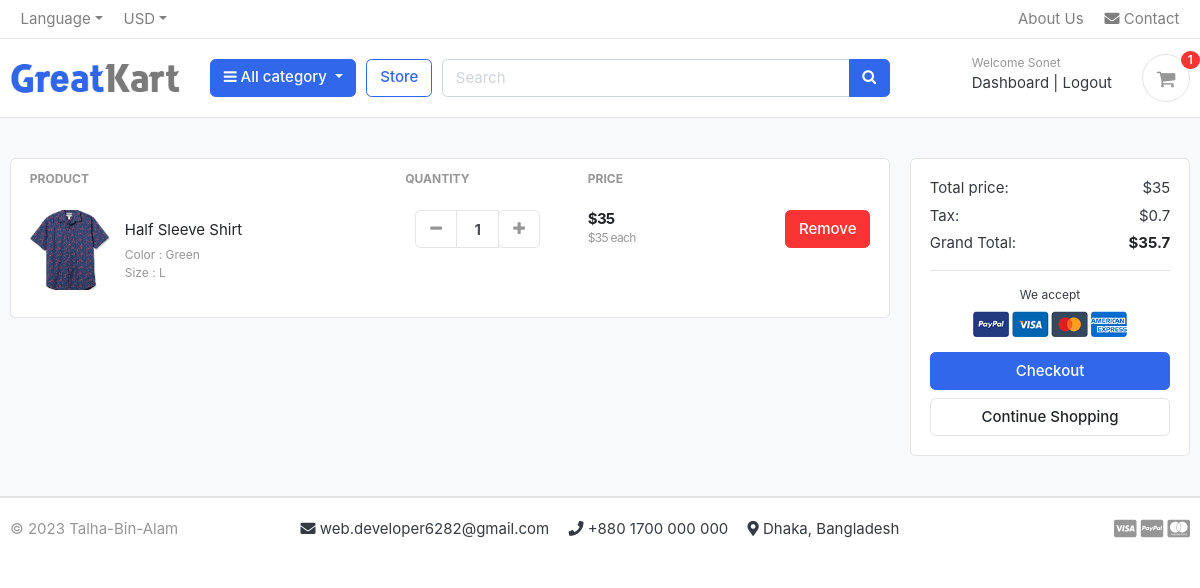
/cart/ (signed in), run on an earlier commit of the app's database.
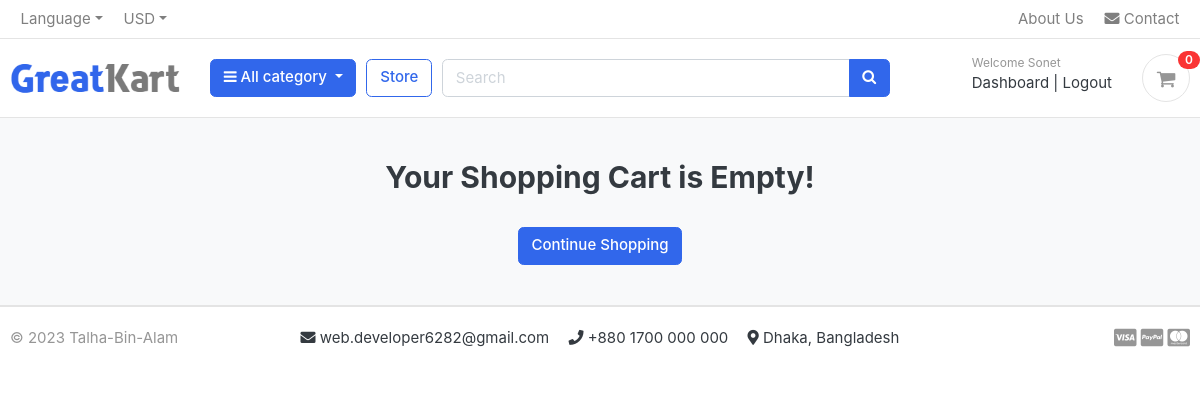
And on a later commit of the database.
### carts/models.py (models this page shows, shortened)
class CartItem(models.Model):
    user = models.ForeignKey(Account, on_delete=models.CASCADE, null=True)
    product = models.ForeignKey(Product, on_delete=models.CASCADE)
    variations = models.ManyToManyField(Variation, blank=True)
    cart = models.ForeignKey(Cart, on_delete=models.CASCADE, null=True)
    quantity = models.IntegerField()
    is_active = models.BooleanField(default=True)
    def sub_total(self):
        return self.product.price * self.quantity

### store/models.py (models this page shows, shortened)
class Product(models.Model):
    product_name = models.CharField(max_length=200, unique=True)
    slug = models.SlugField(max_length=200, unique=True)
    description = models.TextField(max_length=500, blank=True)
    price = models.IntegerField()
    images = models.ImageField(upload_to='photos/products')
    stock = models.IntegerField()
    is_available = models.BooleanField(default=True)
    category = models.ForeignKey(Category, on_delete=models.CASCADE)
    created_date = models.DateTimeField(auto_now_add=True)
    modified_date = models.DateTimeField(auto_now_add=True)
    def get_url(self):
        return reverse('product_detail', args=[self.category.slug, self.slug])

class Variation(models.Model):
    product = models.ForeignKey(Product, on_delete=models.CASCADE)
    variation_category = models.CharField(max_length=100, choices=variation_category_choice)
    variation_value = models.CharField(max_length=100)
    is_active = models.BooleanField(default=True)
    created_date = models.DateTimeField(auto_now_add=True)
    objects = VariationManager()

### carts/views.py (the view)
# urls.py: path('', views.cart, name='cart'),
def cart(request, total=0, quantity=0, cart_items=None):
    try:
        tax = 0
        grand_total = 0
        if request.user.is_authenticated:
            cart_items = CartItem.objects.filter(user=request.user, is_active=True)
        else:
            cart = Cart.objects.get(cart_id=_cart_id(request))
            cart_items = CartItem.objects.filter(cart=cart, is_active=True)
        for cart_item in cart_items:
            total += (cart_item.product.price * cart_item.quantity)
            quantity += cart_item.quantity
        tax = (2 * total)/100
        grand_total = total + tax
    except ObjectDoesNotExist:
        pass
    context = {
        'total': total,
        'quantity': quantity,
        'cart_items': cart_items,
        'tax': tax,
        'grand_total': grand_total,
    }
    return render(request, 'store/cart.html', context)

### carts/context_processors.py (called while the page is built)
def counter(request):
    cart_count = 0
    if 'admin' in request.path:
        return {}
    else:
        try:
            cart = Cart.objects.filter(cart_id=_cart_id(request))
            if request.user.is_authenticated:
                cart_items = CartItem.objects.all().filter(user=request.user)
            else:
                cart_items = CartItem.objects.all().filter(cart=cart[:1])
            for cart_item in cart_items:
                cart_count += cart_item.quantity
        except Cart.DoesNotExist:
            cart_item = 0
    return dict(cart_count=cart_count)

### carts/views.py (called while the page is built)
def _cart_id(request):
    cart = request.session.session_key
    if not cart:
        cart = request.session.create()
    return cart

### category/context_processors.py (called while the page is built)
def menu_links(request):
    links = Category.objects.all()
    return dict(links=links)

### category/models.py (called while the page is built)
    def get_url(self):
        return reverse('products_by_category', args=[self.slug])

### templates/store/cart.html (shortened to what this page needs)
{% extends 'base.html' %}
{% load static %}
{% block content %}
<section class="section-content padding-y bg">
    <div class="container">
{% if not cart_items %}
<h2 class="text-center">Your Shopping Cart is Empty!</h2>
<br>
<div class="text-center">
	<a href="{% url 'store' %}" class="btn btn-primary">Continue Shopping</a>
</div>
{% else %}
<div class="row">
	<aside class="col-lg-9">
<div class="card">
<table class="table table-borderless table-shopping-cart">
<thead class="text-muted">
<tr class="small text-uppercase">
  <th scope="col">Product</th>
  <th scope="col" width="120">Quantity</th>
  <th scope="col" width="120">Price</th>
  <th scope="col" class="text-right" width="200"> </th>
</tr>
</thead>
<tbody>
{% for cart_item in cart_items %}
<tr>
	<td>
		<figure class="itemside align-items-center">
			<div class="aside"><img src="{{cart_item.product.images.url}}" class="img-sm"></div>
			<figcaption class="info">
				<a href="{{cart_item.product.get_url}}" class="title text-dark">{{cart_item.product.product_name}}</a>
				<p class="text-muted small">
					{% if cart_item.variations.all %}
						{% for item in cart_item.variations.all %}
							{{item.variation_category | capfirst}} : {{item.variation_value | capfirst}} <br>
						{% endfor %}
					{% endif %}
				</p>
			</figcaption>
		</figure>
	</td>
	<td>
					<div class="col">
						<div class="input-group input-spinner">
							<div class="input-group-prepend">
							<a href="{% url 'remove_cart' cart_item.product.id cart_item.id %}" class="btn btn-light" type="button" id="button-plus"> <i class="fa fa-minus"></i> </a>
							</div>
							<input type="text" class="form-control"  value="{{cart_item.quantity}}">
							<div class="input-group-append">
								<form action="{% url 'add_cart' cart_item.product.id %}" method="POST">
										<button class="btn btn-light" type="submit" id="button-minus"> <i class="fa fa-plus"></i> </button>
								</form>
							</div>
						</div>
					</div>
	</td>
	<td>
		<div class="price-wrap">
			<var class="price">${{cart_item.sub_total}}</var>
			<small class="text-muted"> ${{cart_item.product.price}} each </small>
		</div>
	</td>
	<td class="text-right">
	<a href="{% url 'remove_cart_item' cart_item.product.id cart_item.id %}" onclick="return confirm('Are you sure you want to delete this item?')" class="btn btn-danger"> Remove</a>
	</td>
</tr>
{% endfor %}
</tbody>
</table>
</div>
	</aside>
	<aside class="col-lg-3">
		<div class="card">
		<div class="card-body">
			<dl class="dlist-align">
			  <dt>Total price:</dt>
			  <dd class="text-right">${{total}}</dd>
			</dl>
			<dl class="dlist-align">
			  <dt>Tax:</dt>
			  <dd class="text-right">${{tax}}</dd>
			</dl>
			<dl class="dlist-align">
			  <dt>Grand Total:</dt>
			  <dd class="text-right text-dark b"><strong>${{grand_total}}</strong></dd>
			</dl>
			<hr>
			<small class="text-center mb-2" style="display: block;">We accept</small>
			<p class="text-center mb-3">
				<img src="{% static './images/misc/payments.png' %}" height="26">
			</p>
			<a href="{% url 'checkout' %}" class="btn btn-primary btn-block"> Checkout </a>
			<a href="{% url 'store' %}" class="btn btn-light btn-block">Continue Shopping</a>
		</div>
		</div>
</aside>
</div>
{% endif %}
</div>
</section>
{% endblock content %}

### templates/includes/navbar.html (shortened to what this page needs)
{% load static %}
<header class="section-header">
    <nav class="navbar p-md-0 navbar-expand-sm navbar-light border-bottom">
        <div class="container">
            <div class="collapse navbar-collapse" id="navbarTop4">
                <ul class="navbar-nav mr-auto">
                    <li class="nav-item dropdown">
                        <a href="#" class="nav-link dropdown-toggle" data-toggle="dropdown">Language</a>
                    </li>
                    <li class="nav-item dropdown">
                        <a href="#" class="nav-link dropdown-toggle" data-toggle="dropdown">USD</a>
                    </li>
                </ul>
                <ul class="navbar-nav">
                    <a href="{% url 'about' %}" class="nav-link">  About Us</a>
                    <a href="{% url 'contact' %}" class="nav-link"> <i class="fas fa-envelope"></i> Contact</a>
                </ul>
            </div>
        </div>
    </nav>
    <section class="header-main border-bottom">
        <div class="container">
            <div class="row align-items-center">
                <div class="col-lg-2 col-md-3 col-6">
                    <a href="/" class="brand-wrap">
                        <img class="logo" src="{% static 'images/logo.png' %}">
                    </a>
                </div>
                <div class="col-lg col-sm col-md col-6 flex-grow-0">
                    <div class="category-wrap dropdown d-inline-block float-right">
                        <button type="button" class="btn btn-primary dropdown-toggle" data-toggle="dropdown">
                            <i class="fa fa-bars"></i> All category
                        </button>
                    </div>
                </div>
                <a href="{% url 'store' %}" class="btn btn-outline-primary">Store</a>
                <div class="col-lg  col-md-6 col-sm-12 col">
                    <form action="{% url 'search' %}" class="search" method="GET">
                        <div class="input-group w-100">
                            <input type="text" class="form-control" style="width:60%;" placeholder="Search" name="keyword">
                            <div class="input-group-append">
                                <button class="btn btn-primary" type="submit">
                                    <i class="fa fa-search"></i>
                                </button>
                            </div>
                        </div>
                    </form>
                </div>
                <div class="col-lg-3 col-sm-6 col-8 order-2 order-lg-3">
                    <div class="d-flex justify-content-end mb-3 mb-lg-0">
                        {% if user.is_authenticated %}
                        <div class="widget-header">
                            <small class="title text-muted">Welcome {{ user.first_name | capfirst }}</small>
                            <div>
                                <a href="{% url 'dashboard' %}">Dashboard</a> <span class="dark-transp"> | </span>
                                <a href="{% url 'logout' %}">Logout</a>
                            </div>
                        </div>
                    {% endif %}
                        <a href="{% url 'cart' %}" class="widget-header pl-3 ml-3">
                            <div class="icon icon-sm rounded-circle border"><i class="fa fa-shopping-cart"></i>
                            </div>
                            <span class="badge badge-pill badge-danger notify">{{cart_count}}</span>
                        </a>
                    </div>
                </div>
            </div>
        </div>
    </section>
</header>

What changed in the data, as far as the page shows it:
removed CartItem: product.images (picture), product.product_name "Half Sleeve Shirt", quantity "1", sub_total "35", product.price "35"
no longer on this page (row unchanged): Variation: variation_category "Color", variation_value "Green"
no longer on this page (row unchanged): Variation: variation_category "Size", variation_value "L"
Also different on the page:
{{ cart_count }}: "1" → "0"
{{ total }}: "35" → (not shown)
{{ tax }}: "0.7" → (not shown)
{{ grand_total }}: "35.7" → (not shown)
text no longer shown: "PRODUCT QUANTITY PRICE Total price: $ Tax: $ Grand Total: $ We accept Checkout"
text now shown: "Your Shopping Cart is Empty!"
